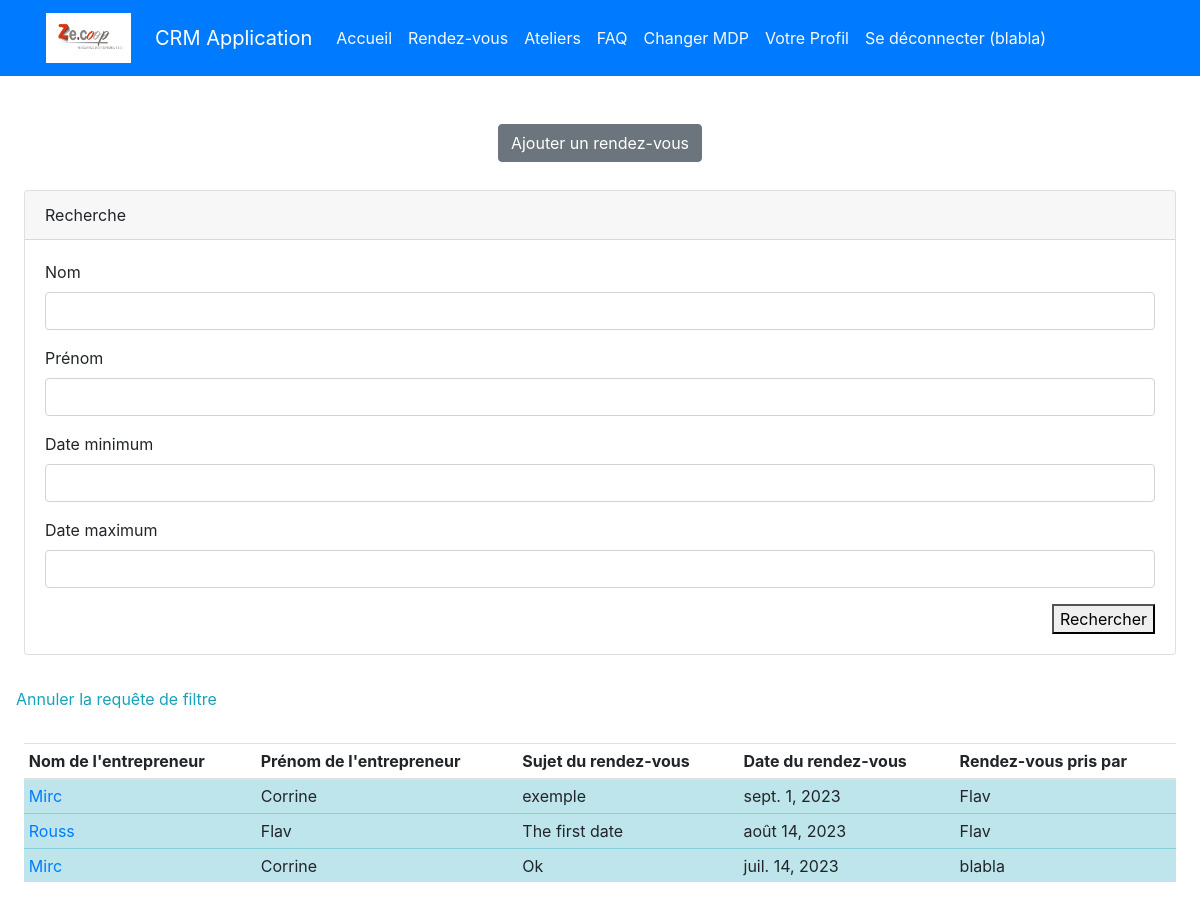
/rendezvous/ (signed in), run on the app's committed database.
### authentification/models.py (models this page shows)
class User(AbstractUser):
    pass

### appflux/models.py (models this page shows, shortened)
class RendezVous(models.Model):
    entrepreneur = models.ForeignKey(Entrepreneur, on_delete=models.CASCADE)
    sujet = models.CharField(max_length=20)
    date = models.DateField()
    heure = models.TimeField()
    nature = models.CharField(max_length=240, verbose_name=' Nature du rendez vous', choices=NATURE, blank=True)
    lieu = models.CharField(max_length=100, choices=LIEU, verbose_name='Mode d\'entretien', blank=True)
    objectifs = models.TextField(blank=True)
    personne = models.ForeignKey(User, on_delete=models.CASCADE, verbose_name="Interlocuteur")
    points = models.TextField(max_length=1000, verbose_name='Points abordés', blank=True)
    notes = models.TextField(blank=True)

class Entrepreneur(models.Model):
    STRUCTURE = (
    ('Impulsions', 'Impulsions'),
    ('Eclosion', 'Eclosions')
)
    nom = models.CharField (max_length=30,)
    prenom = models.CharField(max_length=30, verbose_name="prénom")
    matricule = models.CharField(max_length=30, blank=True)
    photo = models.ImageField(default='avatar.jpg', upload_to='entrepreneur_avatars', blank=True,)
    telephone = models.CharField(max_length=15 ,blank=True, verbose_name="téléphone")
    structure = models.CharField(max_length=40, choices=STRUCTURE)
    email =  models.EmailField()
    nationalite = models.CharField(max_length=150, verbose_name="nationalité")
    naissance = models.CharField(max_length=100, verbose_name="pays de naissance",)
    numero = models.CharField( max_length=15 ,verbose_name="numéro de téléphone professionel", blank=True)
    adresse_postal = models.CharField(max_length=200, verbose_name="Code")
    adresse = models.CharField(max_length=200, blank=True, null=True)
    securite_social = models.CharField(max_length=240, blank=True, verbose_name=" Numéro de sécurité social")
    date_naissance = models.DateField(verbose_name="date de naissance")
    ville = models.CharField(max_length=120, verbose_name="lieu de résidence", blank=True )
    fonction = models.CharField(max_length=240, blank=True,)
    date_entree = models.DateField(blank=True, null= True, verbose_name="date d'entrée dans la CAE")
    debut = models.DateField(blank=True, null=True, verbose_name="date du début du contrat")
    motif = models.CharField(max_length=240, blank=True, verbose_name=' Contrat de travail', choices=TRAVAIL)
    activite = models.CharField(max_length=40, blank=True, verbose_name="type de activité", choices=ACTIVITE)
    manager = models.ForeignKey(User, on_delete=models.CASCADE, null=True, blank=True)
    date_mutuelle = models.DateField(blank=True, null=True, verbose_name="Date pour la mutuelle")
    conjoint_mutuelle = models.BooleanField(null=True, blank=True, verbose_name="Avez vous un conjoint qui a soucris a la mutuelle ?")
    dispense = models.BooleanField(null= True, blank=True , verbose_name='Avez vous une dispense pour l\'affiliation')
    date_fin = models.DateField(null=True, blank=True)
    options = models.CharField(max_length=100, choices=OPTIONS, null=True , blank=True)

### appflux/views.py (the view)
# urls.py: path('rendezvous/', appflux.views.index, name='rendezvous'),
@login_required
def index(request):
    liste = RendezVous.objects.all().select_related('entrepreneur').order_by("-date")
    if request.method == "POST":
        form = RendezVousFiltre(request.POST)
        if form.is_valid():
            try:
                base_url = reverse('rendezvous')
                query_string = urlencode(form.cleaned_data)
                url = '{}?{}'.format(base_url, query_string)
                return redirect(url)
            except TypeError:
                query_string = urlencode({k: v for k, v in form.cleaned_data.items() if v is not None and v != ''})
                url = '{}?{}'.format(base_url, query_string)
                return redirect(url)
    else:
        form = RendezVousFiltre()
        nom_form = request.GET.get("nom", "")
        prenom_form = request.GET.get("prénom", "")
        date_min = request.GET.get("date_minimum", "")
        date_max = request.GET.get("date_maximum", "")
        if nom_form:
            liste = liste.filter(entrepreneur__nom__icontains=nom_form)
            form.fields['nom'].initial = nom_form
        if prenom_form:
            liste = liste.filter(entrepreneur__prenom__icontains=prenom_form)
            form.fields['prénom'].initial = prenom_form
        if date_min is not None and date_min != '':
            liste = liste.filter(date__gte=date_min)
            form.fields['date_minimum'].initial = date_min
        else:
            form.fields['date_minimum'].initial = ''
        if date_max is not None and date_max != '':
            liste = liste.filter(date__lte=date_max)
            form.fields['date_maximum'].initial = date_max
        else:
            form.fields['date_maximum'].initial = ''
    return render(request, "appflux/annuaire.html", locals())

### appflux/forms.py
class RendezVousFiltre(forms.Form):
    nom = forms.CharField(required=False)
    prénom = forms.CharField(required=False)
    date_minimum = forms.DateField(required=False)
    date_maximum = forms.DateField(required=False)

### appflux/templates/appflux/annuaire.html (shortened to what this page needs)
{% extends 'base.html' %}
{% block content %}
{% load crispy_forms_tags %}
<div class ="text-center" >
    <a href = "{% url 'creer_rendezvous'  %}" class="btn btn-secondary"> Ajouter un rendez-vous</a>
</div>
<div class = "row p-4">
    <div class = "col-sm-12 mt-1">
        <div class="card">
            <div class="card-header">
                Recherche
            </div>
            <form action=" {% url 'rendezvous' %}" method="post">
                <div class="card-body">
                    {{ form|crispy }}
                    <div class="text-right" >
                    <button class="btn-btn-info" type="submit">Rechercher</button>
                </div>
                </div>
            </form>
        </div>
    </div>
</div>
<a class="nav-link text-info" href="{% url 'rendezvous' %}">Annuler la requête de filtre</a>
<div class="table-responsive-sm p-4">
    <table class="table table-sm">
        <thead>
            <tr>
                <th scope="col">Nom de l'entrepreneur</th>
                <th scope="col">Prénom de l'entrepreneur</th>
                <th scope="col">Sujet du rendez-vous</th>
                <th scope="col">Date du rendez-vous</th>
                <th scope="col">Rendez-vous pris par</th>
            </tr>
        </thead>
        <tbody>
            {% for rendez in liste %}
            <tr class="table-info">
                <td><a href="{% url 'rendezvous_detail' rendez.id %}">{{rendez.entrepreneur.nom}}</a></td>
                <td>{{rendez.entrepreneur.prenom}}</td>
                <td>{{rendez.sujet}}</td>
                <td>{{rendez.date}}</td>
                <td>{{rendez.personne}}</td>
            </tr>
            {% endfor %}
        </tbody>
    </table>
  </div>
{% endblock content %}

### templates/base.html (shortened to what this page needs)
<!doctype html>
{% load static %}
<html lang="en">
<head>
    <link rel="stylesheet" href="https://cdn.jsdelivr.net/npm/bootstrap@4.3.1/dist/css/bootstrap.min.css"
>
</head>
<body>
<div class="bg-primary">
    <div class="container">
        <div class="row">
            <nav class="col navbar navbar-expand-lg navbar-dark">
                <img class="navbar-brand mr-4" src="{% static 'logo.jpg' %}" width="85" height="60" alt="Logo" accept=".jpg,.jpeg,.png"></br>
                <a class="navbar-brand" href="{% url 'home' %}">CRM Application</a>
                <div id="navbarContent" class="collapse navbar-collapse">
                    <ul class="navbar-nav">
                        {% if user.is_authenticated %}
                        <li class="nav-item ">
                            <a class="nav-link text-light"
                               href="{% url 'home' %}">Accueil</a>
                        <li class="nav-item">
                            <a class="nav-link text-light"
                               href="{% url 'rendezvous' %}">Rendez-vous</a>
                        </li>
                        <li class="nav-item">
                            <a class="nav-link text-light"
                               href="{% url 'evenements' %}">Ateliers</a>
                        </li>
                        <li class="nav-item">
                            <a class="nav-link text-light"
                               href="{% url  'question_list'  %}">FAQ</a>
                        </li>
                        <li class="nav-item ">
                            <a class="nav-link text-light"
                               href="{% url 'password_change' %}">Changer
                                MDP</a>
                        </li>
                        <li class="nav-item ">
                            <a class= "nav-link text-light"href="{% url 'profile' %}" title="Update my profile">Votre Profil </a>
                        </li>
                        <li class="nav-item ">
                            <a class="nav-link text-light" href="{% url 'logout' %}">Se
                                déconnecter ({{ request.user }})</a>
                        {% endif %}
                    </ul>
                </div>
            </nav>
        </div>
    </div>
</div>
{% block content %}
{% endblock content %}
</body>
</html>

### data on the page
User: user "blabla"
RendezVous: entrepreneur.nom "Mirc", entrepreneur.prenom "Corrine", sujet "exemple", date "sept. 1, 2023", personne "Flav"
RendezVous: entrepreneur.nom "Rouss", entrepreneur.prenom "Flav", sujet "The first date", date "août 14, 2023", personne "Flav"
RendezVous: entrepreneur.nom "Mirc", entrepreneur.prenom "Corrine", sujet "Ok", date "juil. 14, 2023", personne "blabla"
